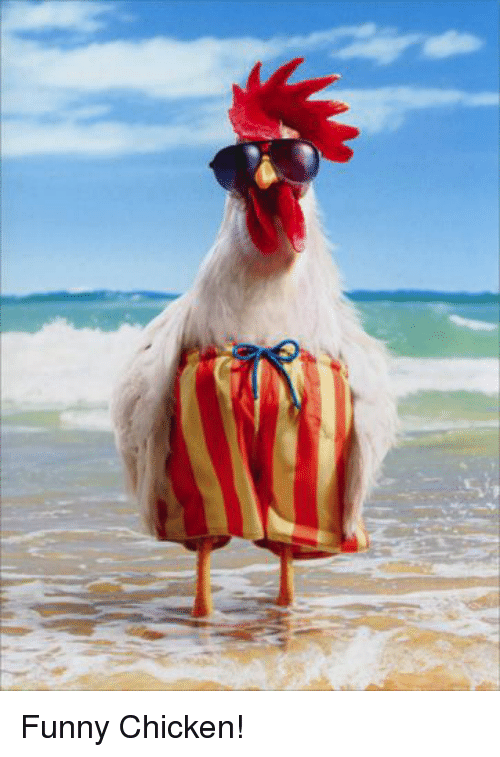
#> input picture Feature engineering/funny-chicken.png, 500 x 757 px, found by its file name
$ python SIFTexample.py   (older library calls are emulated)
#> lines starting #> are read from the running program, lines starting #| are printed output that depends on the picture
#!/usr/bin/env python
# coding: utf-8

# In[3]:


# install open cv like followings:
# pip install opencv-python==3.4.2.16
# pip install opencv-contrib-python==3.4.2.16
# OR
# conda install -c menpo opencv

import cv2
import numpy as np

img = cv2.imread('/Users/rawassizadeh/EVERYTHING/Work/TEACHING/CS688_WebAnalyticsMining/toGithub/Session 6/funny-chicken.png')
#> img is the input picture: shape (757, 500, 3); mean B, G, R 178.8, 169.6, 167.4
gray= cv2.cvtColor(img,cv2.COLOR_BGR2GRAY)
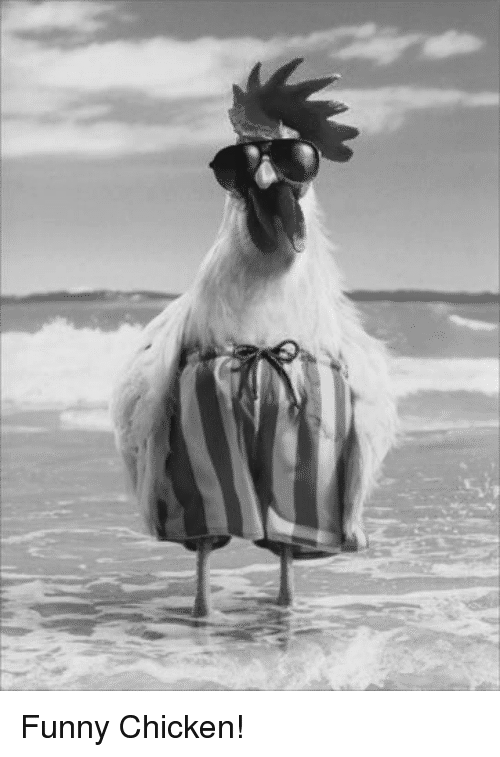
#> gray: shape (757, 500); min 21, max 255, mean 170


#sift = cv2.SIFT()

sift = cv2.xfeatures2d.SIFT_create()
kp = sift.detect(gray,None)
#> kp = 1080 keypoints; strongest (x, y, size): (156, 736, 2.3), (54, 722, 2.3), (43, 722, 2.3), (186, 716, 2.3)
img = cv2.drawKeypoints(gray,kp, None, flags=cv2.DRAW_MATCHES_FLAGS_DRAW_RICH_KEYPOINTS)
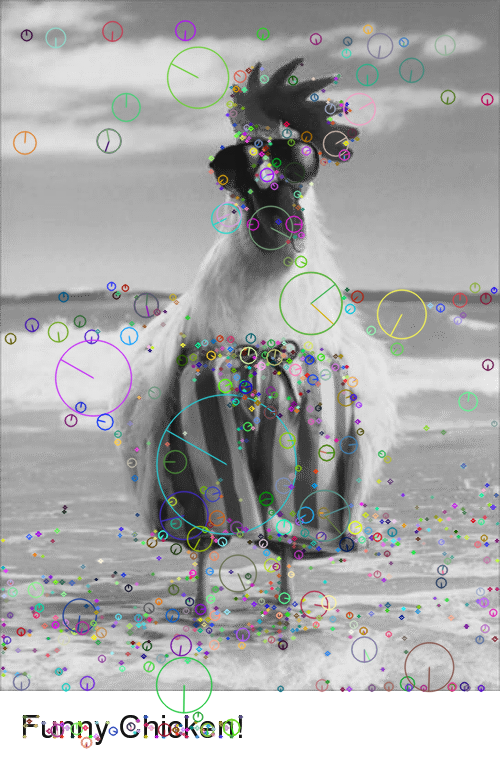
#> img: shape (757, 500, 3); mean of channels 0, 1, 2 168.6, 168.8, 168.4; drawn as B, G, R

cv2.imwrite('/Users/rawassizadeh/EVERYTHING/Work/TEACHING/CS688_WebAnalyticsMining/toGithub/Session 6/sifteeed.jpg',img)


# In[ ]:

$ run again, with Feature engineering/chickenpic.jpg saved as Feature engineering/funny-chicken.png
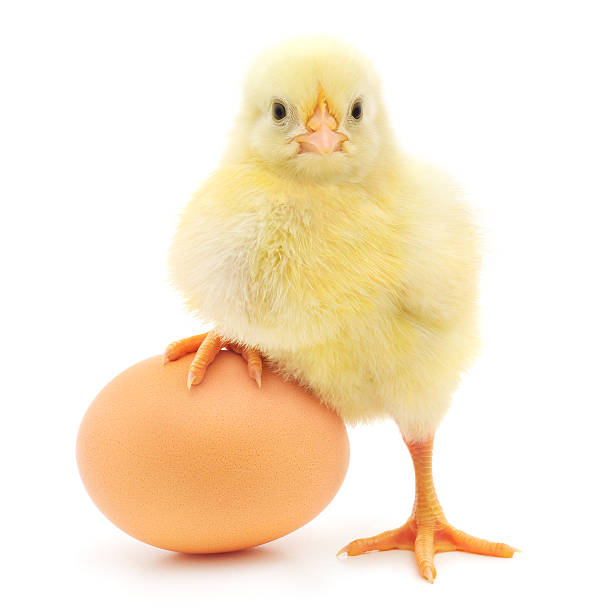
#> input picture Feature engineering/chickenpic.jpg, 612 x 612 px, found by its file name
#> img is the input picture: shape (612, 612, 3); mean B, G, R 211.2, 233.7, 248.9
#> `gray= cv2.cvtColor(img,cv2.COLOR_BGR2GRAY)`:
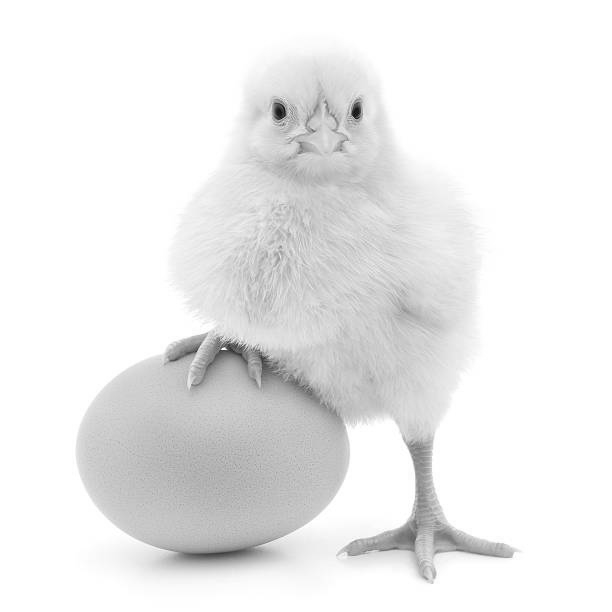
#> gray: shape (612, 612); min 3, max 255, mean 235.7
#> kp = 155 keypoints; strongest (x, y, size): (356, 112, 8.1), (224, 349, 2.2), (279, 112, 9.7), (420, 452, 17)
#> `img = cv2.drawKeypoints(gray,kp, None, flags=cv2.DRAW_MATCHES_FLAGS_DR..`:
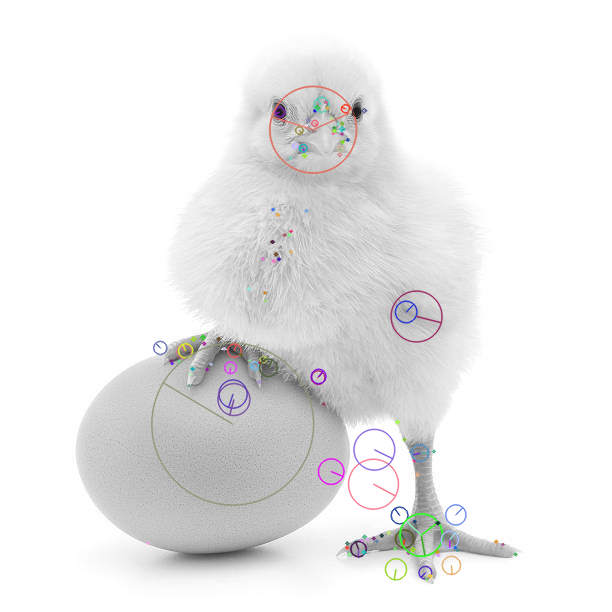
#> img: shape (612, 612, 3); mean of channels 0, 1, 2 234.8, 234.7, 235; drawn as B, G, R
